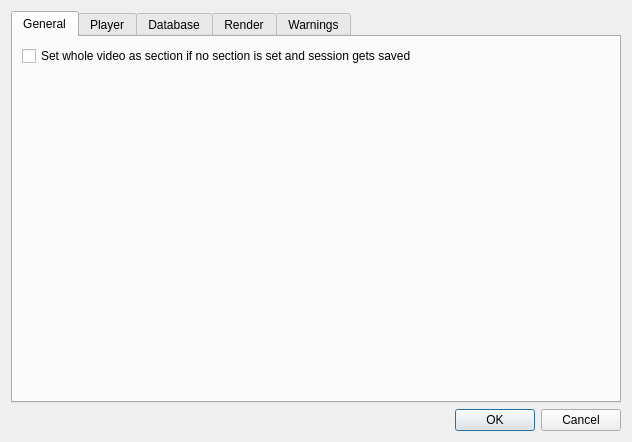
<?xml version="1.0" encoding="UTF-8"?>
<ui version="4.0">
 <class>Dialog</class>
 <widget class="QDialog" name="Dialog">
  <property name="geometry">
   <rect>
    <x>0</x>
    <y>0</y>
    <width>632</width>
    <height>442</height>
   </rect>
  </property>
  <property name="windowTitle">
   <string>Settings</string>
  </property>
  <layout class="QVBoxLayout" name="verticalLayout_2">
   <item>
    <layout class="QHBoxLayout" name="horizontalLayout">
     <item>
      <widget class="QTabWidget" name="tabWidgetSettings">
       <property name="currentIndex">
        <number>0</number>
       </property>
       <widget class="QWidget" name="tabGeneral">
        <attribute name="title">
         <string>General</string>
        </attribute>
        <layout class="QVBoxLayout" name="verticalLayout_10">
         <item>
          <layout class="QVBoxLayout" name="layoutGeneral">
           <item>
            <widget class="QCheckBox" name="checkSetAutoSection">
             <property name="text">
              <string>Set whole video as section if no section is set and session gets saved</string>
             </property>
            </widget>
           </item>
           <item>
            <spacer name="verticalSpacer_4">
             <property name="orientation">
              <enum>Qt::Vertical</enum>
             </property>
             <property name="sizeHint" stdset="0">
              <size>
               <width>20</width>
               <height>40</height>
              </size>
             </property>
            </spacer>
           </item>
          </layout>
         </item>
        </layout>
       </widget>
       <widget class="QWidget" name="tabPlayer">
        <attribute name="title">
         <string>Player</string>
        </attribute>
        <layout class="QVBoxLayout" name="verticalLayout_4">
         <item>
          <widget class="QCheckBox" name="checkBoxPlayerAutoPlay">
           <property name="text">
            <string>Auto play video</string>
           </property>
          </widget>
         </item>
         <item>
          <spacer name="verticalSpacer">
           <property name="orientation">
            <enum>Qt::Vertical</enum>
           </property>
           <property name="sizeHint" stdset="0">
            <size>
             <width>20</width>
             <height>40</height>
            </size>
           </property>
          </spacer>
         </item>
        </layout>
       </widget>
       <widget class="QWidget" name="tabDB">
        <attribute name="title">
         <string>Database</string>
        </attribute>
        <layout class="QVBoxLayout" name="verticalLayout_8">
         <item>
          <layout class="QVBoxLayout" name="layoutDB">
           <item>
            <layout class="QHBoxLayout" name="horizontalLayout_3">
             <item>
              <widget class="QLabel" name="label">
               <property name="text">
                <string>XnViewMP Database Path:</string>
               </property>
              </widget>
             </item>
             <item>
              <widget class="QLineEdit" name="lineEditDBPath">
               <property name="sizePolicy">
                <sizepolicy hsizetype="MinimumExpanding" vsizetype="Fixed">
                 <horstretch>0</horstretch>
                 <verstretch>0</verstretch>
                </sizepolicy>
               </property>
               <property name="placeholderText">
                <string>Database Path</string>
               </property>
              </widget>
             </item>
             <item>
              <widget class="QPushButton" name="pushButtonDBPath">
               <property name="sizePolicy">
                <sizepolicy hsizetype="Preferred" vsizetype="Fixed">
                 <horstretch>0</horstretch>
                 <verstretch>0</verstretch>
                </sizepolicy>
               </property>
               <property name="text">
                <string>...</string>
               </property>
              </widget>
             </item>
            </layout>
           </item>
           <item>
            <spacer name="verticalSpacer_3">
             <property name="orientation">
              <enum>Qt::Vertical</enum>
             </property>
             <property name="sizeHint" stdset="0">
              <size>
               <width>20</width>
               <height>40</height>
              </size>
             </property>
            </spacer>
           </item>
          </layout>
         </item>
        </layout>
       </widget>
       <widget class="QWidget" name="tabRender">
        <attribute name="title">
         <string>Render</string>
        </attribute>
        <layout class="QVBoxLayout" name="verticalLayout_3">
         <item>
          <layout class="QVBoxLayout" name="layoutRender">
           <item>
            <widget class="QGroupBox" name="groupBoxVideo">
             <property name="title">
              <string>Video</string>
             </property>
             <layout class="QVBoxLayout" name="verticalLayout_6">
              <item>
               <layout class="QHBoxLayout" name="horizontalLayout_6">
                <item>
                 <widget class="QLabel" name="label_5">
                  <property name="text">
                   <string>Codec</string>
                  </property>
                 </widget>
                </item>
                <item>
                 <widget class="QComboBox" name="comboBoxVideoCodec">
                  <item>
                   <property name="text">
                    <string>libx265</string>
                   </property>
                  </item>
                  <item>
                   <property name="text">
                    <string>libx264</string>
                   </property>
                  </item>
                 </widget>
                </item>
               </layout>
              </item>
              <item>
               <layout class="QHBoxLayout" name="horizontalLayout_2">
                <item>
                 <widget class="QLabel" name="label_2">
                  <property name="text">
                   <string>CRF</string>
                  </property>
                 </widget>
                </item>
                <item>
                 <widget class="QSpinBox" name="spinBoxCRF">
                  <property name="value">
                   <number>21</number>
                  </property>
                 </widget>
                </item>
               </layout>
              </item>
              <item>
               <layout class="QHBoxLayout" name="horizontalLayout_5">
                <item>
                 <widget class="QLabel" name="label_4">
                  <property name="text">
                   <string>Container</string>
                  </property>
                 </widget>
                </item>
                <item>
                 <widget class="QComboBox" name="comboBoxContainer">
                  <item>
                   <property name="text">
                    <string>mkv</string>
                   </property>
                  </item>
                  <item>
                   <property name="text">
                    <string>mp4</string>
                   </property>
                  </item>
                 </widget>
                </item>
               </layout>
              </item>
             </layout>
            </widget>
           </item>
           <item>
            <widget class="QGroupBox" name="groupBoxAudio">
             <property name="title">
              <string>Audio</string>
             </property>
             <layout class="QVBoxLayout" name="verticalLayout_5">
              <item>
               <layout class="QHBoxLayout" name="horizontalLayout_7">
                <item>
                 <widget class="QLabel" name="label_6">
                  <property name="text">
                   <string>Codec</string>
                  </property>
                 </widget>
                </item>
                <item>
                 <widget class="QComboBox" name="comboBoxAudioCodec">
                  <item>
                   <property name="text">
                    <string>aac</string>
                   </property>
                  </item>
                  <item>
                   <property name="text">
                    <string>libmp3lame</string>
                   </property>
                  </item>
                  <item>
                   <property name="text">
                    <string>libvorbis</string>
                   </property>
                  </item>
                 </widget>
                </item>
               </layout>
              </item>
              <item>
               <layout class="QHBoxLayout" name="horizontalLayout_4">
                <item>
                 <widget class="QLabel" name="label_3">
                  <property name="text">
                   <string>Audio Bitrate</string>
                  </property>
                 </widget>
                </item>
                <item>
                 <widget class="QSpinBox" name="spinBoxAudioBitrate">
                  <property name="maximum">
                   <number>99999</number>
                  </property>
                  <property name="singleStep">
                   <number>2</number>
                  </property>
                  <property name="value">
                   <number>128</number>
                  </property>
                 </widget>
                </item>
               </layout>
              </item>
             </layout>
            </widget>
           </item>
           <item>
            <spacer name="verticalSpacer_5">
             <property name="orientation">
              <enum>Qt::Vertical</enum>
             </property>
             <property name="sizeHint" stdset="0">
              <size>
               <width>20</width>
               <height>40</height>
              </size>
             </property>
            </spacer>
           </item>
          </layout>
         </item>
        </layout>
       </widget>
       <widget class="QWidget" name="tabWarnings">
        <attribute name="title">
         <string>Warnings</string>
        </attribute>
        <layout class="QVBoxLayout" name="verticalLayout_7">
         <item>
          <layout class="QVBoxLayout" name="layoutWarnings">
           <item>
            <widget class="QCheckBox" name="checkBoxWarnTgt">
             <property name="text">
              <string>Warn if saved file already exists in target folder</string>
             </property>
            </widget>
           </item>
           <item>
            <widget class="QCheckBox" name="checkBoxWarnJobQueue">
             <property name="text">
              <string>Warn if saved file already exists in previous jobs in queue</string>
             </property>
            </widget>
           </item>
           <item>
            <widget class="QCheckBox" name="checkBoxWarnHash">
             <property name="text">
              <string>Warn if opened file was previously edited</string>
             </property>
            </widget>
           </item>
           <item>
            <spacer name="verticalSpacer_2">
             <property name="orientation">
              <enum>Qt::Vertical</enum>
             </property>
             <property name="sizeHint" stdset="0">
              <size>
               <width>20</width>
               <height>40</height>
              </size>
             </property>
            </spacer>
           </item>
          </layout>
         </item>
        </layout>
       </widget>
      </widget>
     </item>
    </layout>
   </item>
   <item>
    <widget class="QDialogButtonBox" name="buttonBox">
     <property name="orientation">
      <enum>Qt::Horizontal</enum>
     </property>
     <property name="standardButtons">
      <set>QDialogButtonBox::Cancel|QDialogButtonBox::Ok</set>
     </property>
    </widget>
   </item>
  </layout>
 </widget>
 <resources/>
 <connections>
  <connection>
   <sender>buttonBox</sender>
   <signal>accepted()</signal>
   <receiver>Dialog</receiver>
   <slot>accept()</slot>
   <hints>
    <hint type="sourcelabel">
     <x>248</x>
     <y>254</y>
    </hint>
    <hint type="destinationlabel">
     <x>157</x>
     <y>274</y>
    </hint>
   </hints>
  </connection>
  <connection>
   <sender>buttonBox</sender>
   <signal>rejected()</signal>
   <receiver>Dialog</receiver>
   <slot>reject()</slot>
   <hints>
    <hint type="sourcelabel">
     <x>316</x>
     <y>260</y>
    </hint>
    <hint type="destinationlabel">
     <x>286</x>
     <y>274</y>
    </hint>
   </hints>
  </connection>
 </connections>
</ui>
